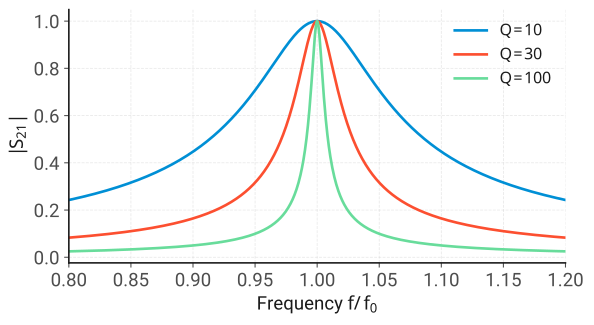

Reproduce this figure in Python.
# /// script
# requires-python = ">=3.12"
# dependencies = ["matplotlib>=3.10", "numpy>=2"]
# ///
"""Resonance curves for the showcase deck, drawn in the theme's matplotlib style."""

import logging
from pathlib import Path

from matplotlib import font_manager
import matplotlib.pyplot as plt
import numpy as np

# Fira Math ships Regular only, so bold math just falls back to it; the warning is noise.
logging.getLogger("matplotlib.font_manager").addFilter(
    lambda record: "Failed to find font weight" not in record.msg
)

root = next(p for p in Path(__file__).resolve().parents if (p / "theme" / "cycler.mplstyle").exists())
for pattern in ("*.otf", "*.ttf"):
    for font in (root / "fonts").glob(pattern):
        font_manager.fontManager.addfont(font)
plt.style.use(root / "theme" / "cycler.mplstyle")

f = np.linspace(0.8, 1.2, 1000)
fig, ax = plt.subplots()
for q in (10, 30, 100):
    ax.plot(f, 1 / np.sqrt(1 + (2 * q * (f - 1)) ** 2), label=f"$Q = {q}$")
ax.set_xlabel(r"Frequency $f / f_0$")
ax.set_ylabel(r"$|S_{21}|$")
ax.legend()
fig.savefig(
    Path(__file__).with_suffix(".svg"),
    # Date stays out so an unchanged plot gives an unchanged file.
    metadata={
        "Date": None,
        "Title": "Resonance curves",
        "Description": "|S21| of a resonator for Q = 10, 30 and 100",
        "Keywords": ["resonance", "quality factor", "S-parameters"],
        "Rights": "MIT, typst-touying-template",
    },
)
